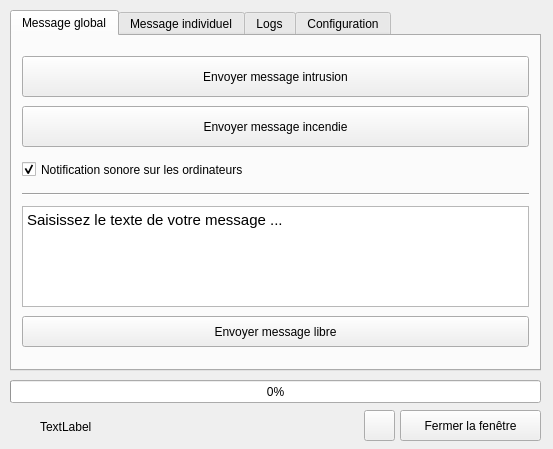
<?xml version="1.0" encoding="UTF-8"?>
<ui version="4.0">
 <class>MainWindow</class>
 <widget class="QMainWindow" name="MainWindow">
  <property name="geometry">
   <rect>
    <x>0</x>
    <y>0</y>
    <width>553</width>
    <height>449</height>
   </rect>
  </property>
  <property name="minimumSize">
   <size>
    <width>553</width>
    <height>449</height>
   </size>
  </property>
  <property name="maximumSize">
   <size>
    <width>553</width>
    <height>449</height>
   </size>
  </property>
  <property name="windowTitle">
   <string>Alert'Me</string>
  </property>
  <property name="windowIcon">
   <iconset resource="Ressources.qrc">
    <normaloff>:/new/prefix1/Images/icon.png</normaloff>:/new/prefix1/Images/icon.png</iconset>
  </property>
  <widget class="QWidget" name="centralwidget">
   <widget class="QPushButton" name="Bt_close_ui">
    <property name="geometry">
     <rect>
      <x>400</x>
      <y>410</y>
      <width>141</width>
      <height>31</height>
     </rect>
    </property>
    <property name="text">
     <string>Fermer la fenêtre</string>
    </property>
    <property name="icon">
     <iconset resource="Ressources.qrc">
      <normaloff>:/new/prefix1/Images/exit.png</normaloff>:/new/prefix1/Images/exit.png</iconset>
    </property>
   </widget>
   <widget class="QProgressBar" name="Pb_send">
    <property name="geometry">
     <rect>
      <x>10</x>
      <y>380</y>
      <width>531</width>
      <height>23</height>
     </rect>
    </property>
    <property name="maximum">
     <number>254</number>
    </property>
    <property name="value">
     <number>0</number>
    </property>
   </widget>
   <widget class="QTabWidget" name="tabWidget">
    <property name="geometry">
     <rect>
      <x>10</x>
      <y>10</y>
      <width>531</width>
      <height>361</height>
     </rect>
    </property>
    <property name="currentIndex">
     <number>0</number>
    </property>
    <widget class="QWidget" name="tab">
     <attribute name="icon">
      <iconset resource="Ressources.qrc">
       <normaloff>:/new/prefix1/Images/fire.png</normaloff>:/new/prefix1/Images/fire.png</iconset>
     </attribute>
     <attribute name="title">
      <string>Message global</string>
     </attribute>
     <widget class="QPushButton" name="Mybt_intrusion">
      <property name="geometry">
       <rect>
        <x>10</x>
        <y>20</y>
        <width>507</width>
        <height>41</height>
       </rect>
      </property>
      <property name="text">
       <string>Envoyer message intrusion</string>
      </property>
      <property name="icon">
       <iconset resource="Ressources.qrc">
        <normaloff>:/new/prefix1/Images/intrusion.png</normaloff>:/new/prefix1/Images/intrusion.png</iconset>
      </property>
      <property name="iconSize">
       <size>
        <width>28</width>
        <height>28</height>
       </size>
      </property>
     </widget>
     <widget class="QPushButton" name="Mybt_incendie">
      <property name="geometry">
       <rect>
        <x>10</x>
        <y>70</y>
        <width>507</width>
        <height>41</height>
       </rect>
      </property>
      <property name="text">
       <string>Envoyer message incendie</string>
      </property>
      <property name="icon">
       <iconset resource="Ressources.qrc">
        <normaloff>:/new/prefix1/Images/fire.png</normaloff>:/new/prefix1/Images/fire.png</iconset>
      </property>
      <property name="iconSize">
       <size>
        <width>28</width>
        <height>28</height>
       </size>
      </property>
     </widget>
     <widget class="QCheckBox" name="Check_notify_sound">
      <property name="geometry">
       <rect>
        <x>10</x>
        <y>120</y>
        <width>511</width>
        <height>27</height>
       </rect>
      </property>
      <property name="text">
       <string>Notification sonore sur les ordinateurs</string>
      </property>
      <property name="checked">
       <bool>true</bool>
      </property>
     </widget>
     <widget class="QTextEdit" name="txttosend_free">
      <property name="geometry">
       <rect>
        <x>10</x>
        <y>170</y>
        <width>507</width>
        <height>101</height>
       </rect>
      </property>
      <property name="markdown">
       <string>Saisissez le texte de votre message ...

</string>
      </property>
      <property name="html">
       <string>&lt;!DOCTYPE HTML PUBLIC &quot;-//W3C//DTD HTML 4.0//EN&quot; &quot;http://www.w3.org/TR/REC-html40/strict.dtd&quot;&gt;
&lt;html&gt;&lt;head&gt;&lt;meta name=&quot;qrichtext&quot; content=&quot;1&quot; /&gt;&lt;style type=&quot;text/css&quot;&gt;
p, li { white-space: pre-wrap; }
&lt;/style&gt;&lt;/head&gt;&lt;body style=&quot; font-family:'Roboto Condensed,'; font-size:11pt; font-weight:400; font-style:normal;&quot;&gt;
&lt;p style=&quot; margin-top:7px; margin-bottom:7px; margin-left:0px; margin-right:0px; -qt-block-indent:0; text-indent:0px;&quot;&gt;Saisissez le texte de votre message ...&lt;/p&gt;&lt;/body&gt;&lt;/html&gt;</string>
      </property>
     </widget>
     <widget class="QPushButton" name="Mybt_free">
      <property name="geometry">
       <rect>
        <x>10</x>
        <y>280</y>
        <width>507</width>
        <height>31</height>
       </rect>
      </property>
      <property name="text">
       <string>Envoyer message libre</string>
      </property>
      <property name="icon">
       <iconset resource="Ressources.qrc">
        <normaloff>:/new/prefix1/Images/send.png</normaloff>:/new/prefix1/Images/send.png</iconset>
      </property>
     </widget>
     <widget class="Line" name="line">
      <property name="geometry">
       <rect>
        <x>10</x>
        <y>150</y>
        <width>507</width>
        <height>16</height>
       </rect>
      </property>
      <property name="orientation">
       <enum>Qt::Horizontal</enum>
      </property>
     </widget>
    </widget>
    <widget class="QWidget" name="tab_2">
     <attribute name="icon">
      <iconset resource="Ressources.qrc">
       <normaloff>:/new/prefix1/Images/intrusion.png</normaloff>:/new/prefix1/Images/intrusion.png</iconset>
     </attribute>
     <attribute name="title">
      <string>Message individuel</string>
     </attribute>
     <widget class="QTextEdit" name="txttosend">
      <property name="geometry">
       <rect>
        <x>7</x>
        <y>60</y>
        <width>514</width>
        <height>221</height>
       </rect>
      </property>
      <property name="markdown">
       <string>Saisissez le texte de votre message ...

</string>
      </property>
      <property name="html">
       <string>&lt;!DOCTYPE HTML PUBLIC &quot;-//W3C//DTD HTML 4.0//EN&quot; &quot;http://www.w3.org/TR/REC-html40/strict.dtd&quot;&gt;
&lt;html&gt;&lt;head&gt;&lt;meta name=&quot;qrichtext&quot; content=&quot;1&quot; /&gt;&lt;style type=&quot;text/css&quot;&gt;
p, li { white-space: pre-wrap; }
&lt;/style&gt;&lt;/head&gt;&lt;body style=&quot; font-family:'Roboto Condensed,'; font-size:11pt; font-weight:400; font-style:normal;&quot;&gt;
&lt;p style=&quot; margin-top:7px; margin-bottom:7px; margin-left:0px; margin-right:0px; -qt-block-indent:0; text-indent:0px;&quot;&gt;Saisissez le texte de votre message ...&lt;/p&gt;&lt;/body&gt;&lt;/html&gt;</string>
      </property>
     </widget>
     <widget class="QPushButton" name="Mybt_admin">
      <property name="geometry">
       <rect>
        <x>340</x>
        <y>288</y>
        <width>181</width>
        <height>31</height>
       </rect>
      </property>
      <property name="text">
       <string>Envoyer message</string>
      </property>
      <property name="icon">
       <iconset resource="Ressources.qrc">
        <normaloff>:/new/prefix1/Images/send.png</normaloff>:/new/prefix1/Images/send.png</iconset>
      </property>
     </widget>
     <widget class="QComboBox" name="My_Combo_IP">
      <property name="geometry">
       <rect>
        <x>210</x>
        <y>20</y>
        <width>311</width>
        <height>29</height>
       </rect>
      </property>
     </widget>
     <widget class="QLabel" name="label">
      <property name="geometry">
       <rect>
        <x>7</x>
        <y>19</y>
        <width>191</width>
        <height>31</height>
       </rect>
      </property>
      <property name="text">
       <string>Choisissez votre destinataire</string>
      </property>
      <property name="alignment">
       <set>Qt::AlignRight|Qt::AlignTrailing|Qt::AlignVCenter</set>
      </property>
     </widget>
    </widget>
    <widget class="QWidget" name="tab_3">
     <attribute name="icon">
      <iconset resource="Ressources.qrc">
       <normaloff>:/new/prefix1/Images/srv_ok.png</normaloff>:/new/prefix1/Images/srv_ok.png</iconset>
     </attribute>
     <attribute name="title">
      <string>Logs</string>
     </attribute>
     <widget class="QPlainTextEdit" name="My_logs">
      <property name="geometry">
       <rect>
        <x>10</x>
        <y>10</y>
        <width>507</width>
        <height>241</height>
       </rect>
      </property>
      <property name="readOnly">
       <bool>true</bool>
      </property>
     </widget>
     <widget class="QLabel" name="label_2">
      <property name="geometry">
       <rect>
        <x>10</x>
        <y>260</y>
        <width>191</width>
        <height>21</height>
       </rect>
      </property>
      <property name="text">
       <string>Port TCP d'écoute :</string>
      </property>
      <property name="alignment">
       <set>Qt::AlignRight|Qt::AlignTrailing|Qt::AlignVCenter</set>
      </property>
     </widget>
     <widget class="QLabel" name="label_3">
      <property name="geometry">
       <rect>
        <x>10</x>
        <y>300</y>
        <width>191</width>
        <height>21</height>
       </rect>
      </property>
      <property name="text">
       <string>Fichier table destinataires :</string>
      </property>
      <property name="alignment">
       <set>Qt::AlignRight|Qt::AlignTrailing|Qt::AlignVCenter</set>
      </property>
     </widget>
     <widget class="QLabel" name="label_tcp_port">
      <property name="geometry">
       <rect>
        <x>210</x>
        <y>260</y>
        <width>141</width>
        <height>21</height>
       </rect>
      </property>
      <property name="font">
       <font>
        <weight>75</weight>
        <bold>true</bold>
       </font>
      </property>
      <property name="text">
       <string>TextLabel</string>
      </property>
     </widget>
     <widget class="QLabel" name="label_arp_ok">
      <property name="geometry">
       <rect>
        <x>210</x>
        <y>300</y>
        <width>301</width>
        <height>21</height>
       </rect>
      </property>
      <property name="font">
       <font>
        <weight>75</weight>
        <bold>true</bold>
       </font>
      </property>
      <property name="text">
       <string>TextLabel</string>
      </property>
     </widget>
     <widget class="QLabel" name="label_ip_listen">
      <property name="geometry">
       <rect>
        <x>210</x>
        <y>280</y>
        <width>301</width>
        <height>21</height>
       </rect>
      </property>
      <property name="font">
       <font>
        <weight>75</weight>
        <bold>true</bold>
       </font>
      </property>
      <property name="text">
       <string>TextLabel</string>
      </property>
     </widget>
     <widget class="QLabel" name="label_4">
      <property name="geometry">
       <rect>
        <x>10</x>
        <y>280</y>
        <width>191</width>
        <height>21</height>
       </rect>
      </property>
      <property name="text">
       <string>IP d'écoute :</string>
      </property>
      <property name="alignment">
       <set>Qt::AlignRight|Qt::AlignTrailing|Qt::AlignVCenter</set>
      </property>
     </widget>
    </widget>
    <widget class="QWidget" name="tab_4">
     <attribute name="icon">
      <iconset resource="Ressources.qrc">
       <normaloff>:/new/prefix1/Images/configuration.png</normaloff>:/new/prefix1/Images/configuration.png</iconset>
     </attribute>
     <attribute name="title">
      <string>Configuration</string>
     </attribute>
     <widget class="QCheckBox" name="Check_open_start">
      <property name="geometry">
       <rect>
        <x>10</x>
        <y>10</y>
        <width>511</width>
        <height>27</height>
       </rect>
      </property>
      <property name="text">
       <string>Ouvrir la fenêtre de l'application au démarrage</string>
      </property>
      <property name="checked">
       <bool>true</bool>
      </property>
     </widget>
     <widget class="QPushButton" name="Mybt_saveconfig">
      <property name="geometry">
       <rect>
        <x>10</x>
        <y>280</y>
        <width>507</width>
        <height>31</height>
       </rect>
      </property>
      <property name="text">
       <string>Enregistrer la configuration</string>
      </property>
      <property name="icon">
       <iconset resource="Ressources.qrc">
        <normaloff>:/new/prefix1/Images/save.png</normaloff>:/new/prefix1/Images/save.png</iconset>
      </property>
     </widget>
    </widget>
   </widget>
   <widget class="QLabel" name="Icon_server_status">
    <property name="geometry">
     <rect>
      <x>10</x>
      <y>416</y>
      <width>21</width>
      <height>21</height>
     </rect>
    </property>
    <property name="text">
     <string/>
    </property>
    <property name="pixmap">
     <pixmap resource="Ressources.qrc">:/new/prefix1/Images/srv_ok.png</pixmap>
    </property>
    <property name="scaledContents">
     <bool>true</bool>
    </property>
   </widget>
   <widget class="QLabel" name="Label_server_status">
    <property name="geometry">
     <rect>
      <x>40</x>
      <y>416</y>
      <width>311</width>
      <height>21</height>
     </rect>
    </property>
    <property name="text">
     <string>TextLabel</string>
    </property>
    <property name="wordWrap">
     <bool>true</bool>
    </property>
   </widget>
   <widget class="QPushButton" name="Bt_admin">
    <property name="geometry">
     <rect>
      <x>364</x>
      <y>410</y>
      <width>31</width>
      <height>31</height>
     </rect>
    </property>
    <property name="text">
     <string/>
    </property>
    <property name="icon">
     <iconset resource="Ressources.qrc">
      <normaloff>:/new/prefix1/Images/lock.png</normaloff>:/new/prefix1/Images/lock.png</iconset>
    </property>
   </widget>
  </widget>
 </widget>
 <resources>
  <include location="Ressources.qrc"/>
 </resources>
 <connections/>
</ui>
